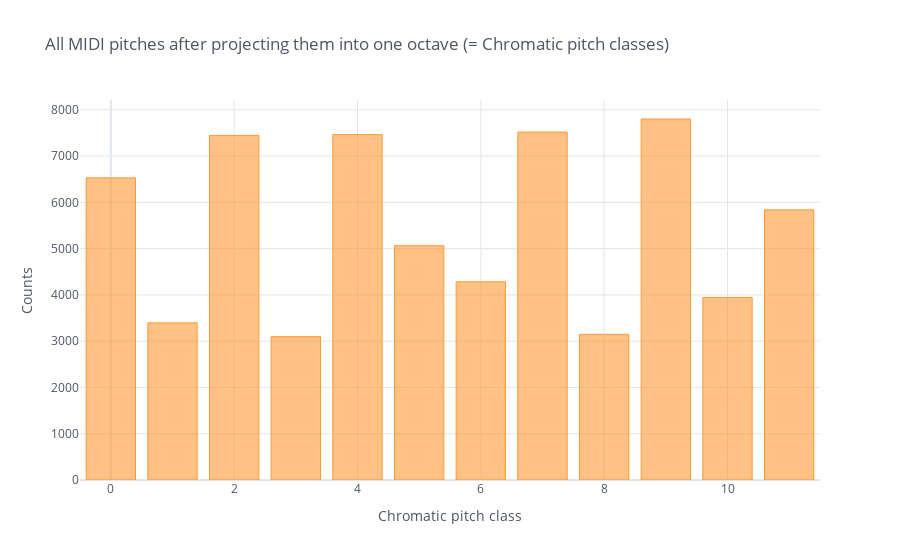

Notebook code cell kept with this figure:
### Code cell
notes['pc'] = notes.midi.map(lambda x: x%12)
notes.pc.value_counts().iplot('bar', title='All MIDI pitches after projecting them into one octave (= Chromatic pitch classes)', xTitle='Chromatic pitch class', yTitle='Counts')

### Figure 1 — Plotly figure (JSON) as saved in the notebook; plotly's stock layout.template omitted (floating-point values rounded to 4 significant figures)
{"data": [{"marker": {"color": "rgba(255, 153, 51, 0.6)", "line": {"color": "rgba(255, 153, 51, 1.0)", "width": 1}}, "name": "pc", "orientation": "v", "text": "", "type": "bar", "x": [9, 7, 4, 2, 0, 11, 5, 6, 10, 1, 8, 3], "y": [7802, 7519, 7465, 7447, 6530, 5838, 5064, 4283, 3944, 3396, 3148, 3098]}], "layout": {"legend": {"bgcolor": "#FFFFFF", "font": {"color": "#4D5663"}}, "paper_bgcolor": "#FFFFFF", "plot_bgcolor": "#FFFFFF", "title": {"font": {"color": "#4D5663"}, "text": "All MIDI pitches after projecting them into one octave (= Chromatic pitch classes)"}, "xaxis": {"gridcolor": "#E1E5ED", "showgrid": true, "tickfont": {"color": "#4D5663"}, "title": {"font": {"color": "#4D5663"}, "text": "Chromatic pitch class"}, "zerolinecolor": "#E1E5ED"}, "yaxis": {"gridcolor": "#E1E5ED", "showgrid": true, "tickfont": {"color": "#4D5663"}, "title": {"font": {"color": "#4D5663"}, "text": "Counts"}, "zerolinecolor": "#E1E5ED"}}}
